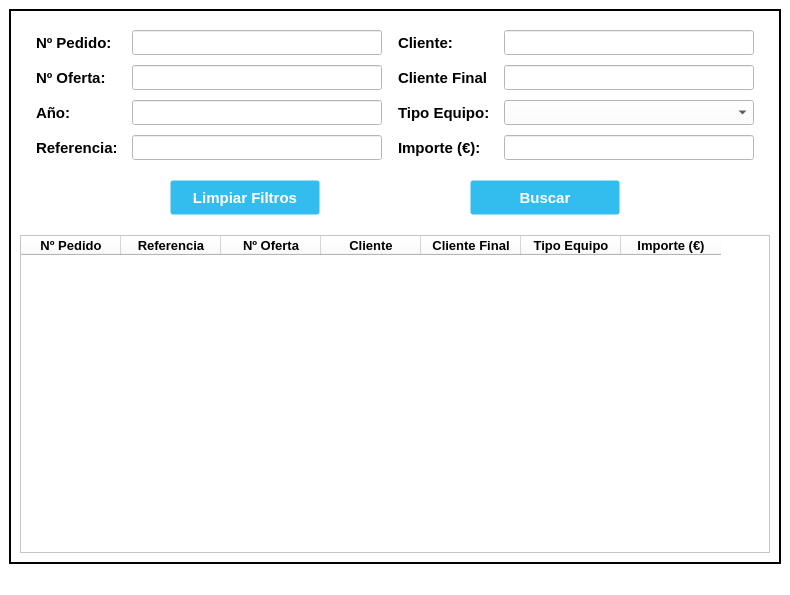
<?xml version="1.0" encoding="UTF-8"?>
<ui version="4.0">
 <class>QueryOrder_Window</class>
 <widget class="QMainWindow" name="QueryOrder_Window">
  <property name="geometry">
   <rect>
    <x>0</x>
    <y>0</y>
    <width>790</width>
    <height>595</height>
   </rect>
  </property>
  <property name="minimumSize">
   <size>
    <width>790</width>
    <height>595</height>
   </size>
  </property>
  <property name="maximumSize">
   <size>
    <width>790</width>
    <height>595</height>
   </size>
  </property>
  <property name="windowTitle">
   <string>Consultar Pedido</string>
  </property>
  <property name="windowIcon">
   <iconset>
    <normaloff>//nas01/DATOS/Comunes/EIPSA-ERP/Resources/Iconos/icon.ico</normaloff>//nas01/DATOS/Comunes/EIPSA-ERP/Resources/Iconos/icon.ico</iconset>
  </property>
  <property name="styleSheet">
   <string notr="true">QWidget {
background-color: rgb(255, 255, 255);
}

.QFrame {
	border: 2px solid black;
}

QPushButton {
background-color: #33bdef;
  border: 1px solid transparent;
  border-radius: 3px;
  color: #fff;
  font-family: -apple-system,system-ui,&quot;Segoe UI&quot;,&quot;Liberation Sans&quot;,sans-serif;
  font-size: 15px;
  font-weight: 800;
  line-height: 1.15385;
  margin: 0;
  outline: none;
  padding: 8px .8em;
  text-align: center;
  text-decoration: none;
  vertical-align: baseline;
  white-space: nowrap;
}

QPushButton:hover {
	background-color: #019ad2;
	border-color: rgb(0, 0, 0);
}

QPushButton:focus {
	background-color: #019ad2;
	border-color: rgb(0, 0, 0);
}

QPushButton:pressed {
	background-color: rgb(1, 140, 190);
	border-color: rgb(255, 255, 255)
}

QPushButton:focus:pressed {
    background-color: rgb(1, 140, 190);
    border-color: rgb(255, 255, 255);
}</string>
  </property>
  <widget class="QWidget" name="centralwidget">
   <layout class="QGridLayout" name="gridLayout">
    <item row="0" column="0">
     <widget class="QFrame" name="frame">
      <property name="frameShape">
       <enum>QFrame::StyledPanel</enum>
      </property>
      <property name="frameShadow">
       <enum>QFrame::Raised</enum>
      </property>
      <layout class="QGridLayout" name="gridLayout_2">
       <property name="verticalSpacing">
        <number>10</number>
       </property>
       <item row="5" column="0">
        <spacer name="vSpacer2">
         <property name="orientation">
          <enum>Qt::Vertical</enum>
         </property>
         <property name="sizeType">
          <enum>QSizePolicy::Fixed</enum>
         </property>
         <property name="sizeHint" stdset="0">
          <size>
           <width>20</width>
           <height>10</height>
          </size>
         </property>
        </spacer>
       </item>
       <item row="8" column="0">
        <widget class="QTableWidget" name="tableQueryOrder">
         <property name="alternatingRowColors">
          <bool>false</bool>
         </property>
         <property name="sortingEnabled">
          <bool>true</bool>
         </property>
         <column>
          <property name="text">
           <string>Nº Pedido</string>
          </property>
          <property name="font">
           <font>
            <pointsize>10</pointsize>
            <bold>true</bold>
           </font>
          </property>
         </column>
         <column>
          <property name="text">
           <string>Referencia</string>
          </property>
          <property name="font">
           <font>
            <pointsize>10</pointsize>
            <bold>true</bold>
           </font>
          </property>
         </column>
         <column>
          <property name="text">
           <string>Nº Oferta</string>
          </property>
          <property name="font">
           <font>
            <pointsize>10</pointsize>
            <bold>true</bold>
           </font>
          </property>
         </column>
         <column>
          <property name="text">
           <string>Cliente</string>
          </property>
          <property name="font">
           <font>
            <pointsize>10</pointsize>
            <bold>true</bold>
           </font>
          </property>
         </column>
         <column>
          <property name="text">
           <string>Cliente Final</string>
          </property>
          <property name="font">
           <font>
            <pointsize>10</pointsize>
            <bold>true</bold>
           </font>
          </property>
         </column>
         <column>
          <property name="text">
           <string>Tipo Equipo</string>
          </property>
          <property name="font">
           <font>
            <pointsize>10</pointsize>
            <bold>true</bold>
           </font>
          </property>
         </column>
         <column>
          <property name="text">
           <string>Importe (€)</string>
          </property>
          <property name="font">
           <font>
            <pointsize>10</pointsize>
            <bold>true</bold>
           </font>
          </property>
         </column>
        </widget>
       </item>
       <item row="3" column="0">
        <layout class="QHBoxLayout" name="hLayout3">
         <item>
          <widget class="QLabel" name="label_Year">
           <property name="minimumSize">
            <size>
             <width>80</width>
             <height>25</height>
            </size>
           </property>
           <property name="maximumSize">
            <size>
             <width>80</width>
             <height>25</height>
            </size>
           </property>
           <property name="font">
            <font>
             <pointsize>11</pointsize>
             <bold>true</bold>
            </font>
           </property>
           <property name="text">
            <string>Año:</string>
           </property>
          </widget>
         </item>
         <item>
          <widget class="QLineEdit" name="Year_QueryOrder">
           <property name="minimumSize">
            <size>
             <width>250</width>
             <height>25</height>
            </size>
           </property>
           <property name="maximumSize">
            <size>
             <width>250</width>
             <height>25</height>
            </size>
           </property>
           <property name="font">
            <font>
             <pointsize>10</pointsize>
            </font>
           </property>
          </widget>
         </item>
         <item>
          <widget class="QLabel" name="label_EqType">
           <property name="minimumSize">
            <size>
             <width>90</width>
             <height>25</height>
            </size>
           </property>
           <property name="maximumSize">
            <size>
             <width>90</width>
             <height>25</height>
            </size>
           </property>
           <property name="font">
            <font>
             <pointsize>11</pointsize>
             <bold>true</bold>
            </font>
           </property>
           <property name="text">
            <string>Tipo Equipo:</string>
           </property>
          </widget>
         </item>
         <item>
          <widget class="QComboBox" name="EqType_QueryOrder">
           <property name="minimumSize">
            <size>
             <width>250</width>
             <height>25</height>
            </size>
           </property>
           <property name="maximumSize">
            <size>
             <width>250</width>
             <height>25</height>
            </size>
           </property>
           <property name="font">
            <font>
             <pointsize>10</pointsize>
            </font>
           </property>
          </widget>
         </item>
        </layout>
       </item>
       <item row="0" column="0">
        <spacer name="vSpacer1">
         <property name="orientation">
          <enum>Qt::Vertical</enum>
         </property>
         <property name="sizeType">
          <enum>QSizePolicy::Fixed</enum>
         </property>
         <property name="sizeHint" stdset="0">
          <size>
           <width>20</width>
           <height>10</height>
          </size>
         </property>
        </spacer>
       </item>
       <item row="2" column="0">
        <layout class="QHBoxLayout" name="hLayout2">
         <item>
          <widget class="QLabel" name="label_NumOffer">
           <property name="minimumSize">
            <size>
             <width>80</width>
             <height>25</height>
            </size>
           </property>
           <property name="maximumSize">
            <size>
             <width>80</width>
             <height>25</height>
            </size>
           </property>
           <property name="font">
            <font>
             <pointsize>11</pointsize>
             <bold>true</bold>
            </font>
           </property>
           <property name="text">
            <string>Nº Oferta:</string>
           </property>
          </widget>
         </item>
         <item>
          <widget class="QLineEdit" name="Numoffer_QueryOrder">
           <property name="minimumSize">
            <size>
             <width>250</width>
             <height>25</height>
            </size>
           </property>
           <property name="maximumSize">
            <size>
             <width>250</width>
             <height>25</height>
            </size>
           </property>
           <property name="font">
            <font>
             <pointsize>10</pointsize>
            </font>
           </property>
          </widget>
         </item>
         <item>
          <widget class="QLabel" name="label_FinalClient">
           <property name="minimumSize">
            <size>
             <width>90</width>
             <height>25</height>
            </size>
           </property>
           <property name="maximumSize">
            <size>
             <width>90</width>
             <height>25</height>
            </size>
           </property>
           <property name="font">
            <font>
             <pointsize>11</pointsize>
             <bold>true</bold>
            </font>
           </property>
           <property name="text">
            <string>Cliente Final:</string>
           </property>
          </widget>
         </item>
         <item>
          <widget class="QLineEdit" name="Finalclient_QueryOrder">
           <property name="minimumSize">
            <size>
             <width>250</width>
             <height>25</height>
            </size>
           </property>
           <property name="maximumSize">
            <size>
             <width>250</width>
             <height>25</height>
            </size>
           </property>
           <property name="font">
            <font>
             <pointsize>10</pointsize>
            </font>
           </property>
          </widget>
         </item>
        </layout>
       </item>
       <item row="7" column="0">
        <spacer name="vSpacer3">
         <property name="orientation">
          <enum>Qt::Vertical</enum>
         </property>
         <property name="sizeType">
          <enum>QSizePolicy::Fixed</enum>
         </property>
         <property name="sizeHint" stdset="0">
          <size>
           <width>20</width>
           <height>10</height>
          </size>
         </property>
        </spacer>
       </item>
       <item row="1" column="0">
        <layout class="QHBoxLayout" name="hLayout1">
         <item>
          <widget class="QLabel" name="label_NumOrder">
           <property name="minimumSize">
            <size>
             <width>80</width>
             <height>25</height>
            </size>
           </property>
           <property name="maximumSize">
            <size>
             <width>80</width>
             <height>25</height>
            </size>
           </property>
           <property name="font">
            <font>
             <pointsize>11</pointsize>
             <bold>true</bold>
            </font>
           </property>
           <property name="text">
            <string>Nº Pedido:</string>
           </property>
          </widget>
         </item>
         <item>
          <widget class="QLineEdit" name="Numorder_QueryOrder">
           <property name="minimumSize">
            <size>
             <width>250</width>
             <height>25</height>
            </size>
           </property>
           <property name="maximumSize">
            <size>
             <width>250</width>
             <height>25</height>
            </size>
           </property>
           <property name="font">
            <font>
             <pointsize>10</pointsize>
            </font>
           </property>
          </widget>
         </item>
         <item>
          <widget class="QLabel" name="label_Client">
           <property name="minimumSize">
            <size>
             <width>90</width>
             <height>25</height>
            </size>
           </property>
           <property name="maximumSize">
            <size>
             <width>90</width>
             <height>25</height>
            </size>
           </property>
           <property name="font">
            <font>
             <pointsize>11</pointsize>
             <bold>true</bold>
            </font>
           </property>
           <property name="text">
            <string>Cliente:</string>
           </property>
          </widget>
         </item>
         <item>
          <widget class="QLineEdit" name="Client_QueryOrder">
           <property name="minimumSize">
            <size>
             <width>250</width>
             <height>25</height>
            </size>
           </property>
           <property name="maximumSize">
            <size>
             <width>250</width>
             <height>25</height>
            </size>
           </property>
           <property name="font">
            <font>
             <pointsize>10</pointsize>
            </font>
           </property>
          </widget>
         </item>
        </layout>
       </item>
       <item row="6" column="0">
        <layout class="QHBoxLayout" name="hLayout5">
         <item>
          <widget class="QPushButton" name="Button_Clean">
           <property name="minimumSize">
            <size>
             <width>150</width>
             <height>35</height>
            </size>
           </property>
           <property name="maximumSize">
            <size>
             <width>150</width>
             <height>35</height>
            </size>
           </property>
           <property name="text">
            <string>Limpiar Filtros</string>
           </property>
           <property name="autoDefault">
            <bool>true</bool>
           </property>
          </widget>
         </item>
         <item>
          <widget class="QPushButton" name="Button_Query">
           <property name="minimumSize">
            <size>
             <width>150</width>
             <height>35</height>
            </size>
           </property>
           <property name="maximumSize">
            <size>
             <width>150</width>
             <height>35</height>
            </size>
           </property>
           <property name="text">
            <string>Buscar</string>
           </property>
           <property name="autoDefault">
            <bool>true</bool>
           </property>
          </widget>
         </item>
        </layout>
       </item>
       <item row="4" column="0">
        <layout class="QHBoxLayout" name="hLayout4">
         <item>
          <widget class="QLabel" name="label_RefNum">
           <property name="minimumSize">
            <size>
             <width>80</width>
             <height>25</height>
            </size>
           </property>
           <property name="maximumSize">
            <size>
             <width>80</width>
             <height>25</height>
            </size>
           </property>
           <property name="font">
            <font>
             <pointsize>11</pointsize>
             <bold>true</bold>
            </font>
           </property>
           <property name="text">
            <string>Referencia:</string>
           </property>
          </widget>
         </item>
         <item>
          <widget class="QLineEdit" name="Ref_QueryOrder">
           <property name="minimumSize">
            <size>
             <width>250</width>
             <height>25</height>
            </size>
           </property>
           <property name="maximumSize">
            <size>
             <width>250</width>
             <height>25</height>
            </size>
           </property>
           <property name="font">
            <font>
             <pointsize>10</pointsize>
            </font>
           </property>
          </widget>
         </item>
         <item>
          <widget class="QLabel" name="label_Amount">
           <property name="minimumSize">
            <size>
             <width>90</width>
             <height>25</height>
            </size>
           </property>
           <property name="maximumSize">
            <size>
             <width>90</width>
             <height>25</height>
            </size>
           </property>
           <property name="font">
            <font>
             <pointsize>11</pointsize>
             <bold>true</bold>
            </font>
           </property>
           <property name="text">
            <string>Importe (€):</string>
           </property>
          </widget>
         </item>
         <item>
          <widget class="QLineEdit" name="Amount_QueryOrder">
           <property name="minimumSize">
            <size>
             <width>250</width>
             <height>25</height>
            </size>
           </property>
           <property name="maximumSize">
            <size>
             <width>250</width>
             <height>25</height>
            </size>
           </property>
           <property name="font">
            <font>
             <pointsize>10</pointsize>
            </font>
           </property>
          </widget>
         </item>
        </layout>
       </item>
      </layout>
     </widget>
    </item>
   </layout>
  </widget>
  <widget class="QMenuBar" name="menubar">
   <property name="geometry">
    <rect>
     <x>0</x>
     <y>0</y>
     <width>790</width>
     <height>22</height>
    </rect>
   </property>
  </widget>
  <widget class="QStatusBar" name="statusbar"/>
 </widget>
 <tabstops>
  <tabstop>Numorder_QueryOrder</tabstop>
  <tabstop>Numoffer_QueryOrder</tabstop>
  <tabstop>Year_QueryOrder</tabstop>
  <tabstop>Ref_QueryOrder</tabstop>
  <tabstop>Client_QueryOrder</tabstop>
  <tabstop>Finalclient_QueryOrder</tabstop>
  <tabstop>EqType_QueryOrder</tabstop>
  <tabstop>Amount_QueryOrder</tabstop>
  <tabstop>Button_Clean</tabstop>
  <tabstop>Button_Query</tabstop>
  <tabstop>tableQueryOrder</tabstop>
 </tabstops>
 <resources/>
 <connections/>
</ui>
